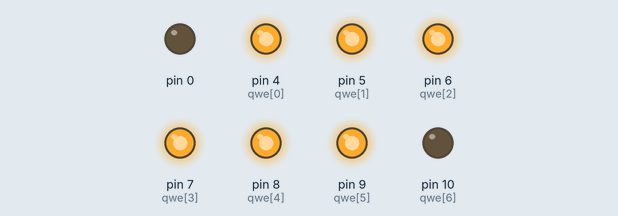
A sketch run on a simulated Arduino Uno, built with avr-gcc and run on an emulated ATmega328P. On the bench: output pins drawn as LEDs (lit = HIGH).

Above: at 0.2 s.
At 1.2 s:
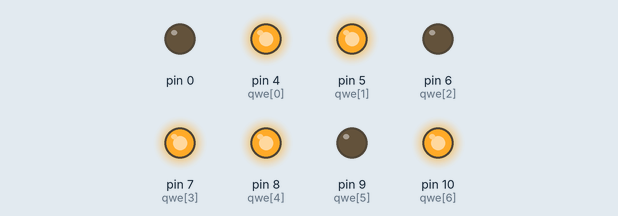
At 1.7 s:
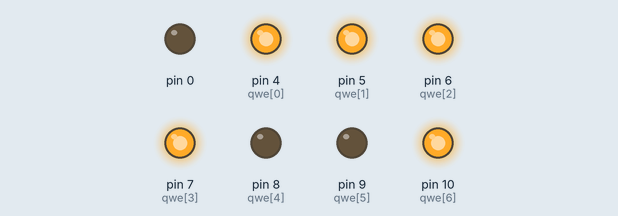
At 2.55 s:
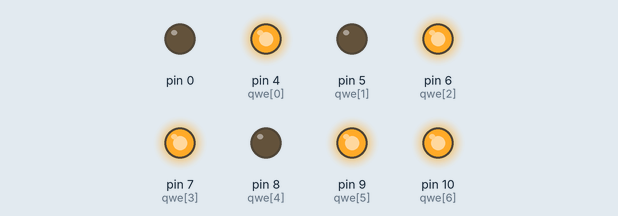
At 3.3 s:
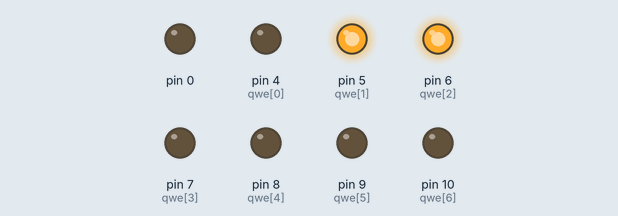
At 4.8 s:
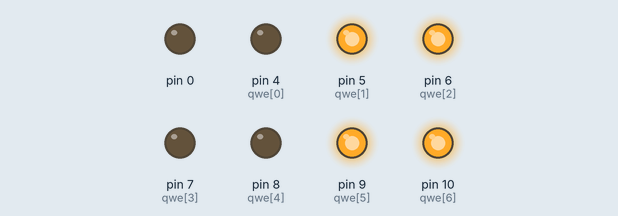
Timing chart, 0 to 6.0 s (numbered marks = the images above):
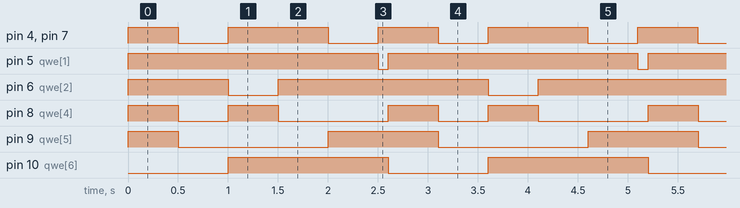

The sketch:

display.ino
```cpp
int qwe[7]={4,5,6,7,8,9,10};
int numero=0;
int dos[8];
void setup() {
  // put your setup code here, to run once:
for( int i=0;i<10;i++){
  pinMode(qwe[i],OUTPUT);
}
}
void loop() {
  // put your main code here, to run repeatedly:
/*  for( int i=0;i<6;i++){
  digitalWrite(qwe[i],HIGH);
  delay(500);
  digitalWrite(qwe[i],LOW);
} */
  for( int j=0;j<6;j++){
    numero=j;
        if(numero==0){
    digitalWrite(qwe[0],HIGH);
    digitalWrite(qwe[1],HIGH);
    digitalWrite(qwe[2],HIGH);
    digitalWrite(qwe[3],HIGH);
    digitalWrite(qwe[4],HIGH);
    digitalWrite(qwe[5],HIGH);
    delay(500);
    digitalWrite(qwe[0],LOW);
     digitalWrite(qwe[1],LOW);
    digitalWrite(qwe[2],LOW);
    digitalWrite(qwe[3],LOW);
    digitalWrite(qwe[4],LOW);
    digitalWrite(qwe[5],LOW);
    }

   if(numero==1){
    digitalWrite(qwe[1],HIGH);
    digitalWrite(qwe[2],HIGH);
    delay(500);
     digitalWrite(qwe[1],LOW);
    digitalWrite(qwe[2],LOW);
    }
      if(numero==2){
    digitalWrite(qwe[0],HIGH);
    digitalWrite(qwe[1],HIGH);
    digitalWrite(qwe[6],HIGH);
    digitalWrite(qwe[3],HIGH);
    digitalWrite(qwe[4],HIGH);
    delay(500);
     digitalWrite(qwe[0],LOW);
    digitalWrite(qwe[1],LOW);
    digitalWrite(qwe[6],LOW);
    digitalWrite(qwe[3],LOW);
    digitalWrite(qwe[4],LOW);
    }
     if(numero==3){
    digitalWrite(qwe[0],HIGH);
    digitalWrite(qwe[1],HIGH);
    digitalWrite(qwe[2],HIGH);
    digitalWrite(qwe[3],HIGH);
    digitalWrite(qwe[6],HIGH);
    delay(500);
    digitalWrite(qwe[0],LOW);
    digitalWrite(qwe[1],LOW);
    digitalWrite(qwe[2],LOW);
    digitalWrite(qwe[3],LOW);
    digitalWrite(qwe[6],LOW);
    }
     if(numero==4){
    digitalWrite(qwe[1],HIGH);
    digitalWrite(qwe[2],HIGH);
    digitalWrite(qwe[6],HIGH);
    digitalWrite(qwe[5],HIGH);
    delay(500);
    digitalWrite(qwe[1],LOW);
    digitalWrite(qwe[2],LOW);
    digitalWrite(qwe[6],LOW);
    digitalWrite(qwe[5],LOW);
    }
     if(numero==5){
    digitalWrite(qwe[0],HIGH);
    digitalWrite(qwe[2],HIGH);
    digitalWrite(qwe[3],HIGH);
    digitalWrite(qwe[6],HIGH);
    digitalWrite(qwe[5],HIGH);
    delay(100);
    digitalWrite(qwe[0],LOW);
    digitalWrite(qwe[2],LOW);
    digitalWrite(qwe[3],LOW);
    digitalWrite(qwe[6],LOW);
    digitalWrite(qwe[5],LOW);
    }

  }


/*
cero={qwe[0],qwe[1],qwe[2],qwe[3],qwe[4],qwe[5]};
uno={qwe[1],qwe[2]};
dos={qwe[0],qwe[1],qwe[6],qwe[3],qwe[4]};
digitalWrite(dos,HIGH);

for( int i=0;i<7;i++){
  digitalWrite(qwe[i],HIGH);
  delay(1000);
  digitalWrite(qwe[i],LOW);
}


for( int i=5;i>1;i--){
  digitalWrite(qwe[i],HIGH);
delay(1000);
  digitalWrite(qwe[i],LOW);

} */
}
```

Measured:
- by itself, pin 4 (qwe[0]), pin 7 (qwe[3]): repeats every 2.6 s: LOW 0.50 s, HIGH 1.0 s, LOW 0.50 s, HIGH 0.60 s
- by itself, pin 5 (qwe[1]): alternates HIGH for 2.5 s and LOW for 0.10 s
- by itself, pin 6 (qwe[2]): repeats every 2.6 s: LOW 0.50 s, HIGH 2.1 s
- by itself, pin 8 (qwe[4]): repeats every 2.6 s: LOW 0.50 s, HIGH 0.50 s, LOW 1.1 s, HIGH 0.50 s
- by itself, pin 9 (qwe[5]): repeats every 2.6 s: LOW 1.5 s, HIGH 1.1 s
- by itself, pin 10 (qwe[6]): alternates HIGH for 1.6 s and LOW for 1.0 s
